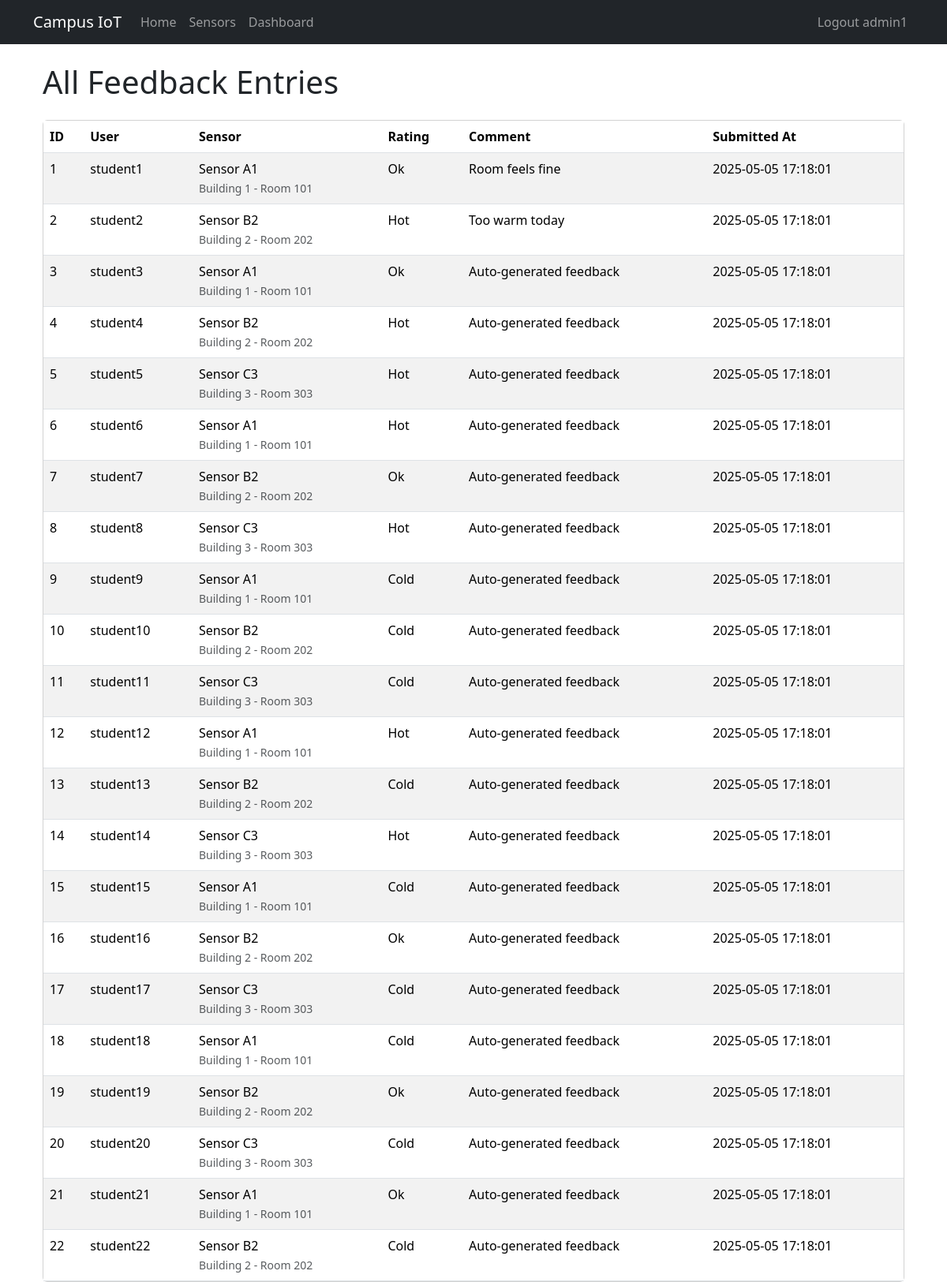
Before: /feedbacks (signed in) with the older database file.
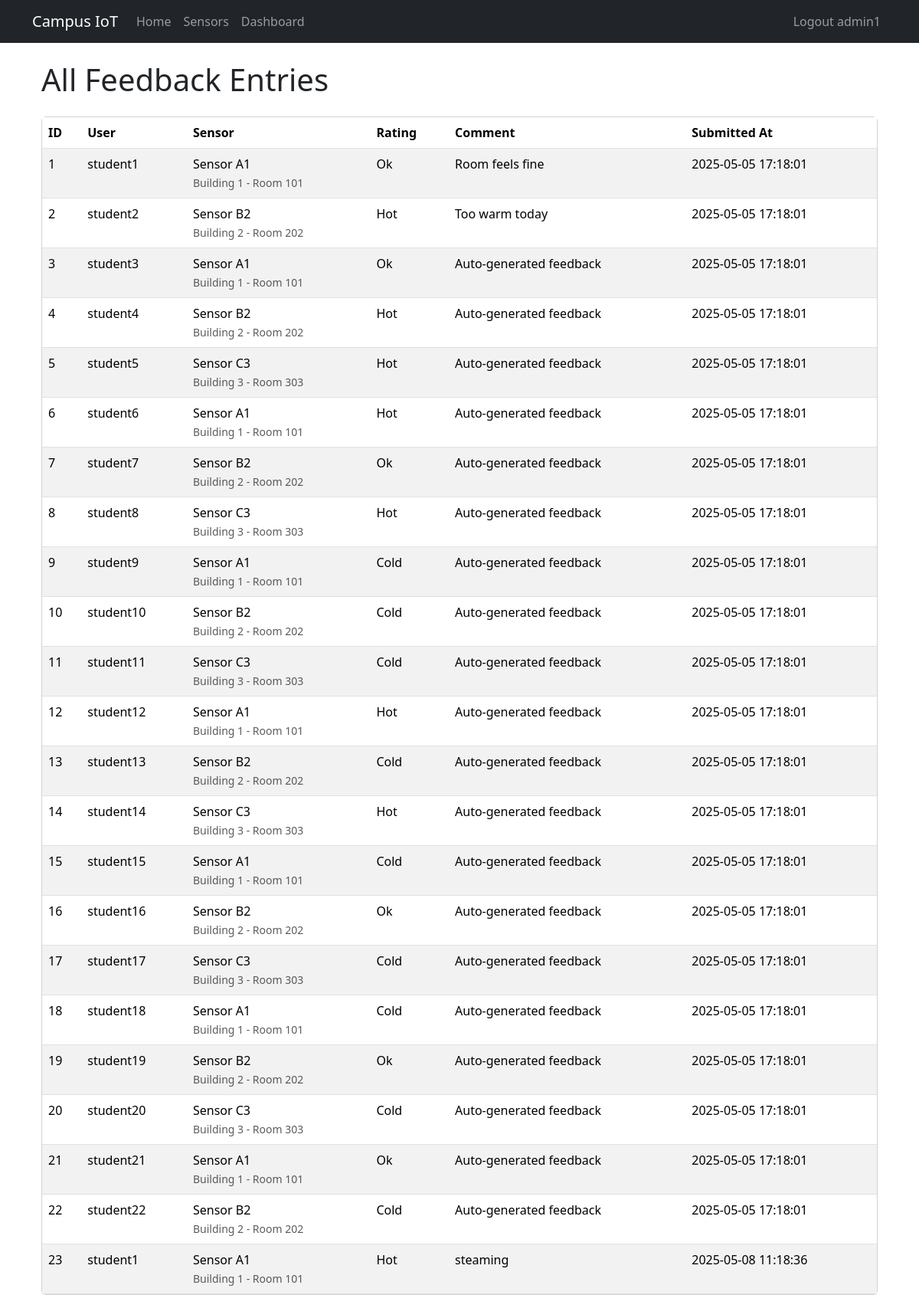
After: the same page with the newer database file.
### app/models.py (models this page shows, shortened)
class Feedback(db.Model):
    __tablename__ = 'feedbacks'
    id = db.Column(db.Integer, primary_key=True)
    user_id = db.Column(db.Integer, db.ForeignKey('users.id'), nullable=False)
    sensor_id = db.Column(db.Integer, db.ForeignKey('sensors.id'), nullable=False)
    rating = db.Column(db.String(10), nullable=False)
    comment = db.Column(db.Text, nullable=True)
    submitted_at = db.Column(db.DateTime, default=datetime.utcnow, nullable=False)

class User(UserMixin, db.Model):
    __tablename__ = 'users'
    id = db.Column(db.Integer, primary_key=True)
    username = db.Column(db.String(64), unique=True, nullable=False)
    email = db.Column(db.String(120), unique=True, nullable=False)
    password_hash = db.Column(db.String(128), nullable=False)
    role = db.Column(db.String(20), nullable=False)
    __mapper_args__ = {
        'polymorphic_on': role,
        'polymorphic_identity': 'user'
    }
    feedbacks = db.relationship('Feedback', backref='user', cascade='all, delete-orphan')

class Admin(User):
    __mapper_args__ = {
        'polymorphic_identity': 'admin'
    }

class Sensor(db.Model):
    __tablename__ = 'sensors'
    id = db.Column(db.Integer, primary_key=True)
    name = db.Column(db.String(64), nullable=False)
    location = db.Column(db.String(128), nullable=False)
    status = db.Column(db.String(20), nullable=False)
    calibrations = db.relationship('Calibration', backref='sensor', cascade='all, delete-orphan')
    feedbacks = db.relationship('Feedback', backref='sensor', cascade='all, delete-orphan')
    readings = db.relationship(
        'TemperatureReading',
        back_populates='sensor',
        cascade='all, delete-orphan',
        order_by='TemperatureReading.timestamp'
    )

### app/views.py (the view)
@bp.route('/feedbacks', methods=['GET'], endpoint='all_feedbacks')
@login_required
def all_feedbacks():
    if current_user.role != 'admin':
        abort(403)
    feedbacks = db.session.scalars(db.select(Feedback)).all()
    return render_template(
        'all_feedbacks.html',
        title='All Feedbacks',
        feedbacks=feedbacks
    )

### app/models.py (called while the page is built)
@login.user_loader
def load_user(user_id: str):
    return User.query.get(int(user_id))

### app/templates/all_feedbacks.html
{% extends "base.html" %}
{% block content %}
<div class="container mt-4">
  <h1 class="mb-4">All Feedback Entries</h1>
  <div class="card">
    <div class="card-body p-0">
      <div class="table-responsive">
        <table class="table table-striped table-hover mb-0">
          <thead class="thead-light">
            <tr>
              <th>ID</th>
              <th>User</th>
              <th>Sensor</th>
              <th>Rating</th>
              <th>Comment</th>
              <th>Submitted At</th>
            </tr>
          </thead>
          <tbody>
            {% for fb in feedbacks %}
            <tr>
              <td>{{ fb.id }}</td>
              <td>{{ fb.user.username }}</td>
              <td>
                {{ fb.sensor.name }}<br>
                <small class="text-muted">{{ fb.sensor.location }}</small>
              </td>
              <td>{{ fb.rating.capitalize() }}</td>
              <td>{{ fb.comment or '—' }}</td>
              <td>{{ fb.submitted_at.strftime('%Y-%m-%d %H:%M:%S') }}</td>
            </tr>
            {% else %}
            <tr>
              <td colspan="6" class="text-center py-4">
                No feedback entries found.
              </td>
            </tr>
            {% endfor %}
          </tbody>
        </table>
      </div>
    </div>
  </div>
</div>
{% endblock %}

Changed rows visible on the page:
added Feedback: id "23", user.username "student1", sensor.name "Sensor A1", sensor.location "Building 1 - Room 101", rating "Hot", comment "steaming", submitted_at "2025-05-08 11:18:36"
